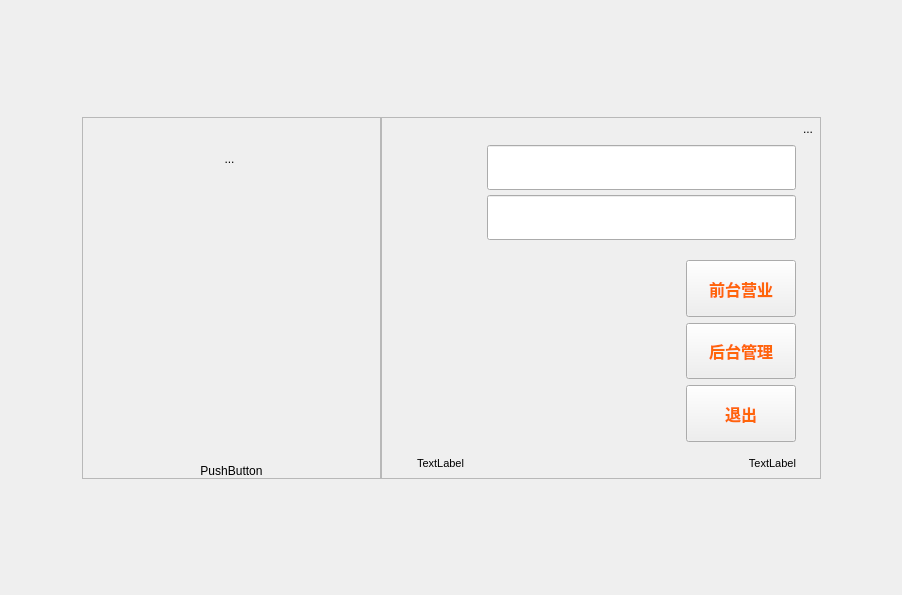
<?xml version="1.0" encoding="UTF-8"?>
<ui version="4.0">
 <class>login_Dialog</class>
 <widget class="QDialog" name="login_Dialog">
  <property name="geometry">
   <rect>
    <x>0</x>
    <y>0</y>
    <width>902</width>
    <height>595</height>
   </rect>
  </property>
  <property name="windowTitle">
   <string>Dialog</string>
  </property>
  <property name="styleSheet">
   <string notr="true"/>
  </property>
  <layout class="QGridLayout" name="gridLayout_2">
   <item row="1" column="1" rowspan="2">
    <widget class="QWidget" name="widget_3" native="true">
     <property name="minimumSize">
      <size>
       <width>750</width>
       <height>380</height>
      </size>
     </property>
     <layout class="QHBoxLayout" name="horizontalLayout_4" stretch="3,4">
      <property name="spacing">
       <number>0</number>
      </property>
      <item>
       <widget class="lds_roundeddialog_title_frame" name="frame_login_left">
        <property name="minimumSize">
         <size>
          <width>280</width>
          <height>0</height>
         </size>
        </property>
        <property name="styleSheet">
         <string notr="true"/>
        </property>
        <property name="frameShape">
         <enum>QFrame::StyledPanel</enum>
        </property>
        <property name="frameShadow">
         <enum>QFrame::Raised</enum>
        </property>
        <layout class="QGridLayout" name="gridLayout_3">
         <property name="leftMargin">
          <number>0</number>
         </property>
         <property name="topMargin">
          <number>0</number>
         </property>
         <property name="rightMargin">
          <number>0</number>
         </property>
         <property name="bottomMargin">
          <number>0</number>
         </property>
         <item row="0" column="1" colspan="2">
          <spacer name="verticalSpacer_4">
           <property name="orientation">
            <enum>Qt::Vertical</enum>
           </property>
           <property name="sizeType">
            <enum>QSizePolicy::Minimum</enum>
           </property>
           <property name="sizeHint" stdset="0">
            <size>
             <width>128</width>
             <height>30</height>
            </size>
           </property>
          </spacer>
         </item>
         <item row="1" column="0">
          <spacer name="horizontalSpacer_5">
           <property name="orientation">
            <enum>Qt::Horizontal</enum>
           </property>
           <property name="sizeHint" stdset="0">
            <size>
             <width>79</width>
             <height>20</height>
            </size>
           </property>
          </spacer>
         </item>
         <item row="1" column="1" colspan="2">
          <widget class="QWidget" name="widget_4" native="true">
           <property name="minimumSize">
            <size>
             <width>123</width>
             <height>0</height>
            </size>
           </property>
           <property name="maximumSize">
            <size>
             <width>123</width>
             <height>16777215</height>
            </size>
           </property>
           <property name="styleSheet">
            <string notr="true"/>
           </property>
           <layout class="QVBoxLayout" name="verticalLayout_4" stretch="0,1">
            <property name="spacing">
             <number>0</number>
            </property>
            <property name="leftMargin">
             <number>0</number>
            </property>
            <property name="topMargin">
             <number>0</number>
            </property>
            <property name="rightMargin">
             <number>0</number>
            </property>
            <property name="bottomMargin">
             <number>0</number>
            </property>
            <item>
             <widget class="QToolButton" name="toolButton_logo">
              <property name="sizePolicy">
               <sizepolicy hsizetype="Expanding" vsizetype="Fixed">
                <horstretch>0</horstretch>
                <verstretch>0</verstretch>
               </sizepolicy>
              </property>
              <property name="focusPolicy">
               <enum>Qt::NoFocus</enum>
              </property>
              <property name="text">
               <string>...</string>
              </property>
              <property name="iconSize">
               <size>
                <width>74</width>
                <height>74</height>
               </size>
              </property>
              <property name="autoRaise">
               <bool>true</bool>
              </property>
             </widget>
            </item>
            <item>
             <widget class="QPushButton" name="pushButton_cp_SoftPos">
              <property name="sizePolicy">
               <sizepolicy hsizetype="Minimum" vsizetype="Expanding">
                <horstretch>0</horstretch>
                <verstretch>0</verstretch>
               </sizepolicy>
              </property>
              <property name="text">
               <string/>
              </property>
              <property name="autoDefault">
               <bool>false</bool>
              </property>
              <property name="flat">
               <bool>true</bool>
              </property>
             </widget>
            </item>
           </layout>
          </widget>
         </item>
         <item row="1" column="3">
          <spacer name="horizontalSpacer_2">
           <property name="orientation">
            <enum>Qt::Horizontal</enum>
           </property>
           <property name="sizeHint" stdset="0">
            <size>
             <width>78</width>
             <height>20</height>
            </size>
           </property>
          </spacer>
         </item>
         <item row="2" column="0" colspan="4">
          <widget class="QPushButton" name="pushButton_can_update">
           <property name="styleSheet">
            <string notr="true">border:0px;</string>
           </property>
           <property name="text">
            <string>PushButton</string>
           </property>
           <property name="flat">
            <bool>true</bool>
           </property>
          </widget>
         </item>
        </layout>
       </widget>
      </item>
      <item>
       <widget class="QFrame" name="frame_login_main">
        <property name="minimumSize">
         <size>
          <width>440</width>
          <height>0</height>
         </size>
        </property>
        <property name="styleSheet">
         <string notr="true">QLineEdit{
border-image: url(:image/login_lineedit_background.png);
font-size:15pt;
color:black;
}</string>
        </property>
        <property name="frameShape">
         <enum>QFrame::StyledPanel</enum>
        </property>
        <property name="frameShadow">
         <enum>QFrame::Raised</enum>
        </property>
        <layout class="QGridLayout" name="gridLayout_4">
         <property name="leftMargin">
          <number>0</number>
         </property>
         <property name="topMargin">
          <number>0</number>
         </property>
         <property name="rightMargin">
          <number>0</number>
         </property>
         <property name="bottomMargin">
          <number>0</number>
         </property>
         <property name="horizontalSpacing">
          <number>0</number>
         </property>
         <item row="2" column="0">
          <layout class="QHBoxLayout" name="horizontalLayout_5">
           <property name="leftMargin">
            <number>35</number>
           </property>
           <property name="rightMargin">
            <number>0</number>
           </property>
           <item>
            <widget class="QLabel" name="label_info">
             <property name="minimumSize">
              <size>
               <width>0</width>
               <height>30</height>
              </size>
             </property>
             <property name="styleSheet">
              <string notr="true">font-size:8pt;</string>
             </property>
             <property name="text">
              <string>TextLabel</string>
             </property>
             <property name="wordWrap">
              <bool>true</bool>
             </property>
            </widget>
           </item>
           <item>
            <widget class="QLabel" name="label_version">
             <property name="styleSheet">
              <string notr="true">font-size:8pt;</string>
             </property>
             <property name="text">
              <string>TextLabel</string>
             </property>
             <property name="alignment">
              <set>Qt::AlignRight|Qt::AlignTrailing|Qt::AlignVCenter</set>
             </property>
            </widget>
           </item>
          </layout>
         </item>
         <item row="0" column="1">
          <widget class="QToolButton" name="toolButton_dbset">
           <property name="focusPolicy">
            <enum>Qt::NoFocus</enum>
           </property>
           <property name="text">
            <string>...</string>
           </property>
           <property name="autoRaise">
            <bool>true</bool>
           </property>
          </widget>
         </item>
         <item row="0" column="0">
          <spacer name="horizontalSpacer">
           <property name="orientation">
            <enum>Qt::Horizontal</enum>
           </property>
           <property name="sizeHint" stdset="0">
            <size>
             <width>414</width>
             <height>13</height>
            </size>
           </property>
          </spacer>
         </item>
         <item row="1" column="0">
          <layout class="QVBoxLayout" name="verticalLayout_2">
           <item>
            <layout class="QGridLayout" name="gridLayout">
             <property name="leftMargin">
              <number>35</number>
             </property>
             <property name="rightMargin">
              <number>0</number>
             </property>
             <property name="horizontalSpacing">
              <number>2</number>
             </property>
             <property name="verticalSpacing">
              <number>5</number>
             </property>
             <item row="0" column="0">
              <widget class="QLabel" name="label">
               <property name="minimumSize">
                <size>
                 <width>68</width>
                 <height>45</height>
                </size>
               </property>
               <property name="maximumSize">
                <size>
                 <width>68</width>
                 <height>45</height>
                </size>
               </property>
               <property name="text">
                <string/>
               </property>
               <property name="pixmap">
                <pixmap resource="../res.qrc">:/image/4.png</pixmap>
               </property>
              </widget>
             </item>
             <item row="0" column="1">
              <widget class="QLineEdit" name="lineEdit_usr">
               <property name="minimumSize">
                <size>
                 <width>0</width>
                 <height>45</height>
                </size>
               </property>
               <property name="maximumSize">
                <size>
                 <width>16777215</width>
                 <height>45</height>
                </size>
               </property>
              </widget>
             </item>
             <item row="1" column="0">
              <widget class="QLabel" name="label_2">
               <property name="minimumSize">
                <size>
                 <width>68</width>
                 <height>45</height>
                </size>
               </property>
               <property name="maximumSize">
                <size>
                 <width>68</width>
                 <height>45</height>
                </size>
               </property>
               <property name="text">
                <string/>
               </property>
               <property name="pixmap">
                <pixmap resource="../res.qrc">:/image/5.png</pixmap>
               </property>
              </widget>
             </item>
             <item row="1" column="1">
              <widget class="QLineEdit" name="lineEdit_pwd">
               <property name="minimumSize">
                <size>
                 <width>0</width>
                 <height>45</height>
                </size>
               </property>
               <property name="maximumSize">
                <size>
                 <width>16777215</width>
                 <height>45</height>
                </size>
               </property>
               <property name="echoMode">
                <enum>QLineEdit::Password</enum>
               </property>
              </widget>
             </item>
            </layout>
           </item>
           <item>
            <layout class="QHBoxLayout" name="horizontalLayout" stretch="4,1">
             <property name="leftMargin">
              <number>35</number>
             </property>
             <property name="topMargin">
              <number>20</number>
             </property>
             <item>
              <widget class="public_key_Form" name="widget" native="true"/>
             </item>
             <item>
              <widget class="QWidget" name="widget_2" native="true">
               <property name="minimumSize">
                <size>
                 <width>130</width>
                 <height>0</height>
                </size>
               </property>
               <property name="styleSheet">
                <string notr="true">QPushButton{
color:#ff650a;
font-size:12pt;
font-weight:bold;
border-image: url(:image/btn_login.png);
}
QPushButton:pressed{
color:white;
border-image: url(:image/btn_login_pressed.png);
}</string>
               </property>
               <layout class="QVBoxLayout" name="verticalLayout">
                <property name="leftMargin">
                 <number>20</number>
                </property>
                <property name="topMargin">
                 <number>0</number>
                </property>
                <property name="rightMargin">
                 <number>0</number>
                </property>
                <property name="bottomMargin">
                 <number>0</number>
                </property>
                <item>
                 <widget class="lds_pushbutton_wrap" name="pushButton_pre">
                  <property name="sizePolicy">
                   <sizepolicy hsizetype="Expanding" vsizetype="Expanding">
                    <horstretch>0</horstretch>
                    <verstretch>0</verstretch>
                   </sizepolicy>
                  </property>
                  <property name="focusPolicy">
                   <enum>Qt::NoFocus</enum>
                  </property>
                  <property name="text">
                   <string>前台营业</string>
                  </property>
                 </widget>
                </item>
                <item>
                 <widget class="lds_pushbutton_wrap" name="pushButton_back">
                  <property name="sizePolicy">
                   <sizepolicy hsizetype="Expanding" vsizetype="Expanding">
                    <horstretch>0</horstretch>
                    <verstretch>0</verstretch>
                   </sizepolicy>
                  </property>
                  <property name="focusPolicy">
                   <enum>Qt::NoFocus</enum>
                  </property>
                  <property name="text">
                   <string>后台管理</string>
                  </property>
                 </widget>
                </item>
                <item>
                 <widget class="lds_pushbutton_wrap" name="pushButton_close">
                  <property name="sizePolicy">
                   <sizepolicy hsizetype="Expanding" vsizetype="Expanding">
                    <horstretch>0</horstretch>
                    <verstretch>0</verstretch>
                   </sizepolicy>
                  </property>
                  <property name="focusPolicy">
                   <enum>Qt::NoFocus</enum>
                  </property>
                  <property name="text">
                   <string>退出</string>
                  </property>
                 </widget>
                </item>
               </layout>
              </widget>
             </item>
            </layout>
           </item>
          </layout>
         </item>
         <item row="1" column="1" rowspan="2">
          <spacer name="verticalSpacer">
           <property name="orientation">
            <enum>Qt::Vertical</enum>
           </property>
           <property name="sizeHint" stdset="0">
            <size>
             <width>20</width>
             <height>329</height>
            </size>
           </property>
          </spacer>
         </item>
        </layout>
       </widget>
      </item>
     </layout>
    </widget>
   </item>
   <item row="3" column="1" colspan="2">
    <spacer name="verticalSpacer_3">
     <property name="orientation">
      <enum>Qt::Vertical</enum>
     </property>
     <property name="sizeType">
      <enum>QSizePolicy::Expanding</enum>
     </property>
     <property name="sizeHint" stdset="0">
      <size>
       <width>20</width>
       <height>87</height>
      </size>
     </property>
    </spacer>
   </item>
   <item row="1" column="3" rowspan="2">
    <spacer name="horizontalSpacer_4">
     <property name="orientation">
      <enum>Qt::Horizontal</enum>
     </property>
     <property name="sizeType">
      <enum>QSizePolicy::Expanding</enum>
     </property>
     <property name="sizeHint" stdset="0">
      <size>
       <width>22</width>
       <height>20</height>
      </size>
     </property>
    </spacer>
   </item>
   <item row="0" column="0" colspan="3">
    <spacer name="verticalSpacer_2">
     <property name="orientation">
      <enum>Qt::Vertical</enum>
     </property>
     <property name="sizeType">
      <enum>QSizePolicy::Expanding</enum>
     </property>
     <property name="sizeHint" stdset="0">
      <size>
       <width>20</width>
       <height>87</height>
      </size>
     </property>
    </spacer>
   </item>
   <item row="1" column="0" rowspan="2">
    <spacer name="horizontalSpacer_3">
     <property name="orientation">
      <enum>Qt::Horizontal</enum>
     </property>
     <property name="sizeType">
      <enum>QSizePolicy::Expanding</enum>
     </property>
     <property name="sizeHint" stdset="0">
      <size>
       <width>22</width>
       <height>20</height>
      </size>
     </property>
    </spacer>
   </item>
  </layout>
 </widget>
 <customwidgets>
  <customwidget>
   <class>lds_roundeddialog_title_frame</class>
   <extends>QFrame</extends>
   <header>lds_roundeddialog_title_frame.h</header>
   <container>1</container>
  </customwidget>
  <customwidget>
   <class>lds_pushbutton_wrap</class>
   <extends>QPushButton</extends>
   <header>lds_pushbutton_wrap.h</header>
  </customwidget>
  <customwidget>
   <class>public_key_Form</class>
   <extends>QWidget</extends>
   <header>public_key_form.h</header>
   <container>1</container>
  </customwidget>
 </customwidgets>
 <resources>
  <include location="../res.qrc"/>
 </resources>
 <connections/>
</ui>
